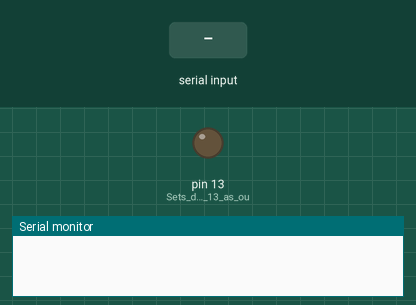
This sketch was run on a simulated Arduino Uno, built with avr-gcc and run on an emulated ATmega328P. Shown: output pins drawn as LEDs (lit = HIGH), the last lines printed to the serial monitor. The test bench sets the inputs (shaded band).

Above: at 1.2 s.
1.3 s: byte 1 (1) received over Serial
At 1.6 s:
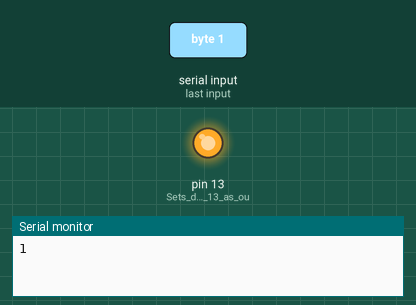
Timing chart, 0 to 4.3 s (numbered marks = the images above; inputs shaded):
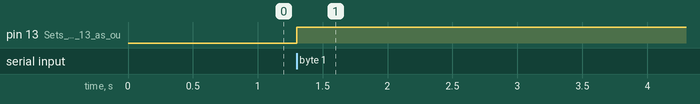

Measured:
- after the input at 1.3 s, pin 13 (Sets_digital_pin_13_as_ou): LOW → HIGH at once

The sketch:

LED_ON_OFF-Bluetooth.ino
```cpp
int Incoming_value = 0;//Variable for storing Incoming_value
void setup()
{
  Serial.begin(9600);         //Sets the data rate in bits per second (baud) for serial data transmission
  pinMode(13, OUTPUT);        //Sets digital pin 13 as output pin
}
void loop()
{
  if(Serial.available() > 0)
  {
    Incoming_value = Serial.read();      //Read the incoming data and store it into variable Incoming_value
    Serial.print(Incoming_value);        //Print Value of Incoming_value in Serial monitor
    Serial.print("\n");        //New line
    if(Incoming_value ==1)            //Checks whether value of Incoming_value is equal to 1
      digitalWrite(13, HIGH);  //If value is 1 then LED turns ON
    else if(Incoming_value ==0)       //Checks whether value of Incoming_value is equal to 0
      digitalWrite(13, LOW);   //If value is 0 then LED turns OFF
  }

}
```
